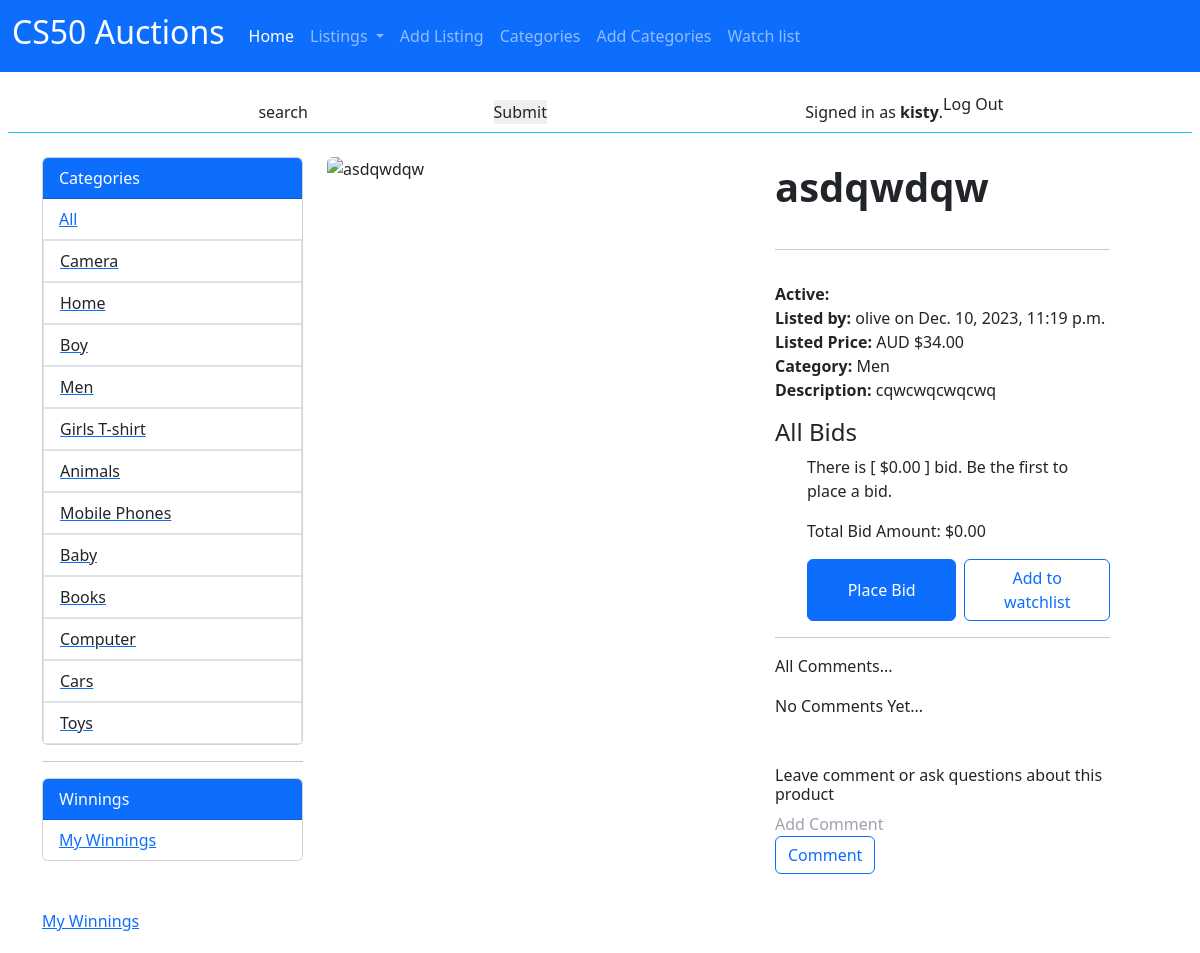
/details/26/ (signed in), run on the app's committed database.
### auctions/models.py (models this page shows, shortened)
class User(AbstractUser):
    pass

class Category(models.Model):
    name = models.CharField(max_length=50, unique=True)
    def __str__(self):
        return self.name

class Product(models.Model):
    product = models.CharField(max_length=200)
    description = models.TextField()
    price = models.DecimalField(max_digits=10, decimal_places=2)
    current_bid = models.DecimalField(max_digits=10, decimal_places=2, default=(0.00), blank=True)
    image = models.CharField(max_length=228, default = None, blank = True, null = True)
    category = models.ForeignKey(Category, on_delete=models.CASCADE, blank=True)
    seller = models.ForeignKey(User, on_delete=models.CASCADE)  # Use
    listed_date = models.DateTimeField(auto_now_add=True)
    is_active = models.BooleanField(default=True)
    class Meta:
        ordering = ['product']
        indexes = [
            models.Index(fields=['id']),
            models.Index(fields=['product']),
            models.Index(fields=['listed_date']),
        ]

### auctions/views.py (the view)
# urls.py: path("details/<int:product_id>/", views.prod_details, name='details'),
@login_required(login_url='login')
def prod_details(request, product_id):
    product = get_object_or_404(Product, id=product_id)
    all_bids = Bid.objects.filter(product_id=product_id).order_by('-timestamp')
    bid_count = all_bids.count()
    cp = product.price
    current_bid = product.current_bid
    bid_amounts = [bid.bid_amount for bid in all_bids]
    total_bid = sum(bid_amounts)
    categories = Category.objects.all()
    if request.method == 'POST':
        form = BidsForm(request.POST)
        if form.is_valid():
            bid_amount = form.cleaned_data['bid_amount']
            if current_bid is None or (bid_amount > current_bid and bid_amount > cp):
                bid = Bid(
                    user=request.user,
                    product=product,
                    bid_amount=bid_amount,
                )
                bid.save()
                product.current_bid = bid_amount if current_bid is None else  bid_amount
                product.save()
                messages.success(request, "Bid placed successfully.")
            else:
                messages.warning(request, "Bid amount must be greater than the current bid.")
            return redirect('details', product_id=product_id)
    else:
        form = BidsForm()
    watch = Watchlist.objects.filter(user=request.user, product=product).exists()
    return render(request, "auctions/prod_detail.html", {
        "product": product,
        'categories': categories,
        'all_bids': all_bids,
        "bid_count": bid_count,
        "cp": cp,
        "bam": current_bid,
        "bid_form": form,  # Pass the bid form to the template
        "total_bid": total_bid,
        "watch": watch,
    })

### auctions/forms.py
class BidsForm(forms.ModelForm):
    class Meta:
        model = Bid
        fields = ('bid_amount',)
        widgets = {
            'bid_amount': forms.NumberInput(attrs={'class': 'form-control', 'placeholder': 'AUD $'}),
        }

### auctions/templates/auctions/prod_detail.html (shortened to what this page needs)
{% extends 'auctions/layout.html' %}
{% load static %}
{% block body %}
<div class="row">
    <div class="col-md-3">
           {% include 'auctions/sidebar.html' %}
            <div class="mt-5">
            <a href="{% url 'winner' %}"> My Winnings </a>
            </div>
    </div>
    <div class="col-md-9">
<div class="d-flex">
    <div class="flex-shrink-0">
        <img class="rounded" src="{{ product.image }}" alt="{{ product.product }}" width="400px">
    </div>
    <div class="flex-grow-1  mx-5">
        <div>
            <div>
                <div class="d-flex justify-content-between">
                    <p class="fs-1"> <strong>{{ product.product }}  </strong></p>
                </div>
            </div>
            <hr>
            <div>
                {% if product.is_active %}
                <div class="d-flex flex-row" >
                    <div class="mt-3"><b>Active: </b></div>
                </div>
                {% else %}
                <div>
                    <div class="mt-3"><b>Inactive: </b></div>
                    <div class="status-inactive m-3"></div>
                </div>
                {% endif %}
                <div>
                    <span><strong>Listed by:</strong> {{ product.seller }} on {{ product.listed_date }} </span><br>
                    <span><strong>Listed Price:</strong> AUD ${{ product.price }}</span><br>
                    <span><strong>Category:</strong> {{ product.category }}</span>
                    <div><strong>Description:</strong> {{ product.description }}</div>
                </div>
            </div>
            <div class="mt-3 ">
                <h4> All Bids </h4>
                 <ul>
                            {% if bid_count > 0 %}
                            <div> Current bid [{{ bid_count }}] </div>
                            {% else %}
                                <p>There is [ ${{ bam }} ] bid. Be the first to place a bid.</p>
                            {% endif %}
                        <div> Total Bid Amount: ${{ bam }} </div>
                 <div class="mt-3 d-flex gap-2">
                          {% if product.is_active %}
                           {% if product.seller == request.user %}
                               <button class="btn btn-outline-secondary" onclick="myFunction()"> Place Bid </button>
                            {% else %}
                           <button type="button" class="btn btn-primary" data-toggle="modal" data-target="#myModal" style="width: 150px;">
                            Place Bid
                        </button>
                           {% endif %}
                           {% if product.seller == request.user %}
                           <span method="post">
                            <button id="watchlist" class="btn btn-outline-secondary" type="submit" onclick="handleMsg()" >Add to Watchlist</button>
                           </span>
                           <small class="text-danger own-list" style="display: none;"> You can not add your own product to your Watchlist</small>
                           {% else %}
                           {% if watch %}
                           <span>
                            <form method="post" action="{% url 'watchlist_toggle' product.id %}">
                                {% csrf_token %}
                                <button class="btn btn-outline-primary" type="submit">Remove watchlist</button>
                            </form>
                           </span>
                              {% else %}
                              <form method="post" action="{% url 'watchlist_toggle' product.id %}">
                                <button class="btn btn-outline-primary" type="submit">Add to watchlist</button>
                            </form>
                           {% endif %}
                           {% endif %}
                          {% else %}
                            <h2> The product is not available for auction </h2>
                          {% endif %}
                 </div>
            </div>
            <hr>
              <p>All Comments...</p>
               {% if not product.comments.all %}
                  No Comments Yet...
               {% endif %}
            <div>
                <h6 class="mt-5">Leave comment or ask questions about this product </h6>
                <form method="get" action="{% url 'comments' product.id %}">
                    <input required type="text" placeholder="Add Comment" name="comment">
                    <button class="btn btn-outline-primary" type="submit" value="{{ product.id }}" name="prodid">Comment</button>
                </form>
            </div>
        </div>
    </div>
</div>
    </div>
</div>
{% endblock body %}

### auctions/templates/auctions/layout.html (shortened to what this page needs)
{% load static %}
<!DOCTYPE html>
<html lang="en">
    <head>
        <link href="{% static 'auctions/styles.css' %}" rel="stylesheet">
        <link href="https://unpkg.com/tailwindcss@^2/dist/tailwind.min.css" rel="stylesheet">
        <link rel="stylesheet" href="https://unpkg.com/boxicons@2.0.7/css/boxicons.min.css" />
        <link href="https://cdn.jsdelivr.net/npm/bootstrap@5.3.2/dist/css/bootstrap.min.css"
        rel="stylesheet">
    </head>
    <body >
<div class="container">
  <div class="row p-3">
            <div class="col-md-9 col-lg">
              {% include  'auctions/navbar.html' %}
            </div>
  </div>
</div>
<div class="row my-4 border-bottom border-info ">
  <div class="col-md-8">
    <div class=" mt-4 d-flex justify-content-around">
      <div>
      <input type="search" value="search">
      <input type="submit">
      </div>
  </div>
</div>
    <div class="col-md-4  p-2 mt-2">
      <div class="d-flex justify-content-start">
        {% if user.is_authenticated %}
            <span class="mt-2"> Signed in as <strong >{{ user.username }}</strong>. </span>
            <span> <a class="nav-link" href="{% url 'logout' %}">Log Out</a></span>
        {% else %}
            Not signed in.
        {% endif %}
    </div>
    </div>
</div>
      <div class="container">
        {% block body %}
        {% endblock %}
      </div>
</body>
    </body>
</html>

### auctions/templates/auctions/sidebar.html
    <div class="card" >
      <div class="card-header bg-primary text-white">
        Categories
      </div>
      <ul class="list-group list-group-flush">
        <li class="list-group-item"> <a href="{% url 'index' %}"  >All</a>  </li>
        {% for cat in categories %}
        <a href="{% url 'index'  %}?cat={{ cat.name}}   "><li class="list-group-item"> {{ cat.name }}</li></a>
        {% endfor %}
      </ul>
    </div>
    <hr>
    <div class="mt-2">
      <div class="card" >
        <div class="card-header bg-primary text-white">
          Winnings
        </div>
        <ul class="list-group list-group-flush">
          <li class="list-group-item"> <a href="{% url 'winner' %}"> My Winnings </a> </li>
        </ul>
      </div>
  </div>

### static/auctions/styles.css (style rules this page uses)
body { padding: 20px; background-color: blue; }

### data on the page
User: username "kisty"
Category: name "Camera"
Category: name "Home"
Category: name "Boy"
Category: name "Men"
Category: name "Girls T-shirt"
Category: name "Animals"
Category: name "Mobile Phones"
Category: name "Baby"
Category: name "Books"
Category: name "Computer"
Category: name "Cars"
Category: name "Toys"
Product: product "asdqwdqw", seller "olive", listed_date "Dec. 10, 2023, 11:19 p.m.", price "34.00", category "Men", description "cqwcwqcwqcwq", current_bid "0.00"
